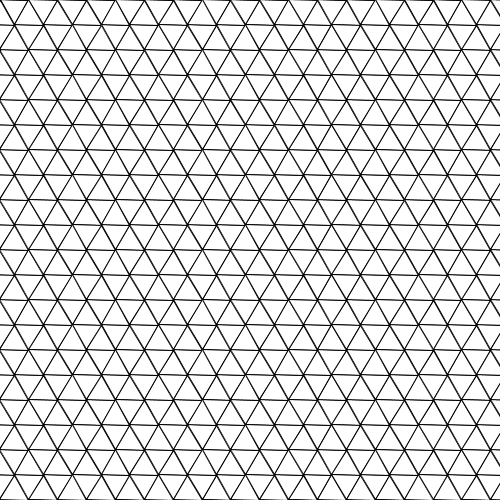
Frame 1 (no input)
Frame 60 (the mouse pressed at the canvas centre just before this capture): identical to frame 1, image omitted
Frame 120 (the mouse held since frame 60 and released just before this capture): identical to frame 1, image omitted

The Processing sketch that drew this single still picture (run headless with seeded random() and noise(); from frame 60 on, the mouse is pressed at the canvas centre):

// Processing sketch: TriangleTilling
// ── TriangleTilling.pde

int num = 10;
PVector[][] lattice;
PShape tile;
PVector[] base = new PVector[2];
float scalar;

void setup() {
  size(500, 500);
  colorMode(HSB, 1);
  scalar = height * 1.0 / num;
  makeHexVector();
  makeLattice();
  makeHexTriangle();
  drawTilling();
}

void draw() {}

void mouseClicked() {
  drawTilling();
}

void makeHexVector() {
  base[0] = PVector.fromAngle(PI / 2);
  base[1] = PVector.fromAngle(PI / 6);
}

void makeLattice() {
  int m = ceil(num / base[1].x);
  lattice = new PVector[num + 1][m + 1];
  for(int i=0; i < num + 1; i++) {
    for(int j=0; j < m + 1; j++) {
      PVector v = PVector.mult(base[0], i * scalar);
      v.add(PVector.mult(base[1], j * scalar));
      lattice[i][j] = new PVector(v.x, v.y % (height + scalar));
    }
  }
}

void makeHexTriangle() {
  tile = createShape(GROUP);
  for(int i=0; i < 6; i++) {
    PVector v = PVector.fromAngle(PI * i / 3 + PI / 6);
    v.mult(scalar / pow(sqrt(3), 2));
    PShape tgl = makeTriangle();
    tgl.translate(v.x, v.y);
    tgl.rotate(PI * i);
    tile.addChild(tgl);
  }
  tile.endShape(CLOSE);
}

PShape makeTriangle() {
  PShape tgl = createShape();
  tgl.beginShape();
  for(int i=0; i < 3; i++) {
    PVector v = PVector.fromAngle(2 * PI * i / 3 + PI / 2);
    v.mult(scalar / pow(sqrt(3), 2));
    tgl.vertex(v.x, v.y);
  }
  tgl.endShape(CLOSE);
  return tgl;
}

void drawTilling() {
  for(PVector[] vecArr : lattice) {
    for(PVector vec : vecArr) {
      tile.resetMatrix();
      tile.translate(vec.x, vec.y);
      tile.setFill(color(random(1), 1, 1));
      shape(tile);
    }
  }
}
